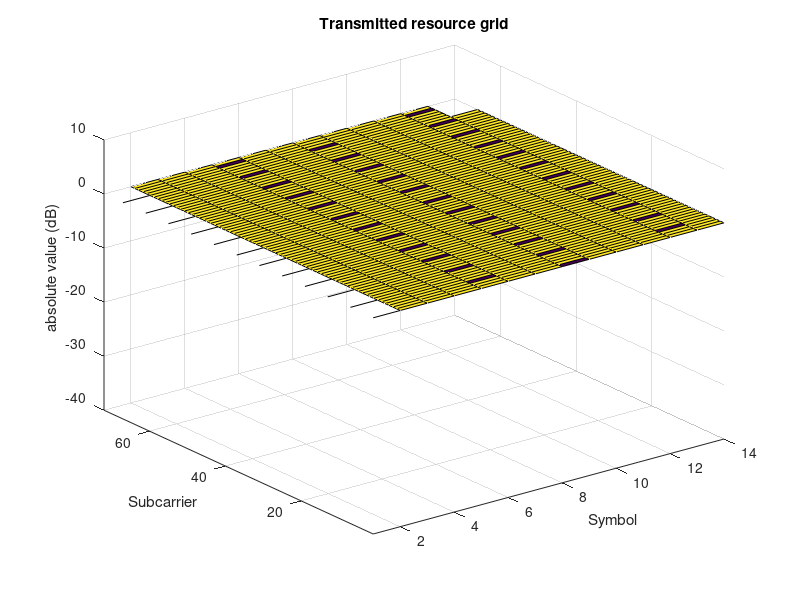
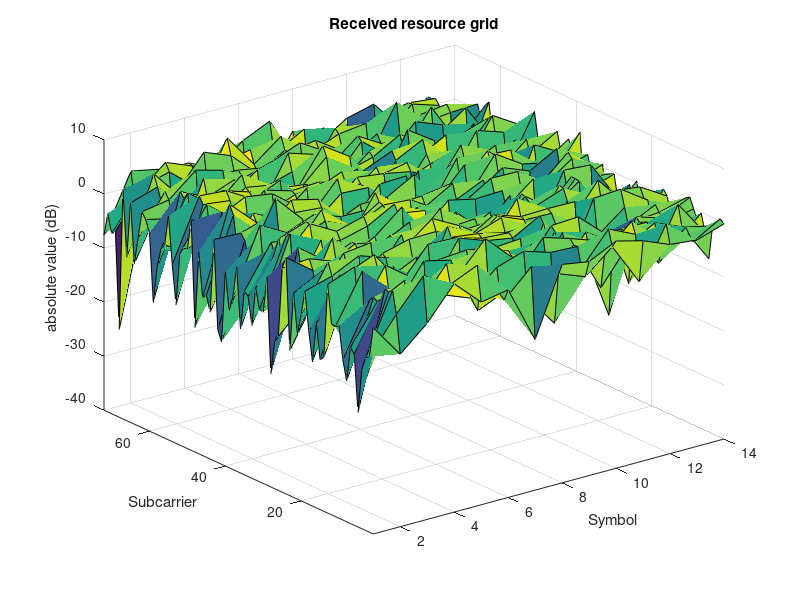
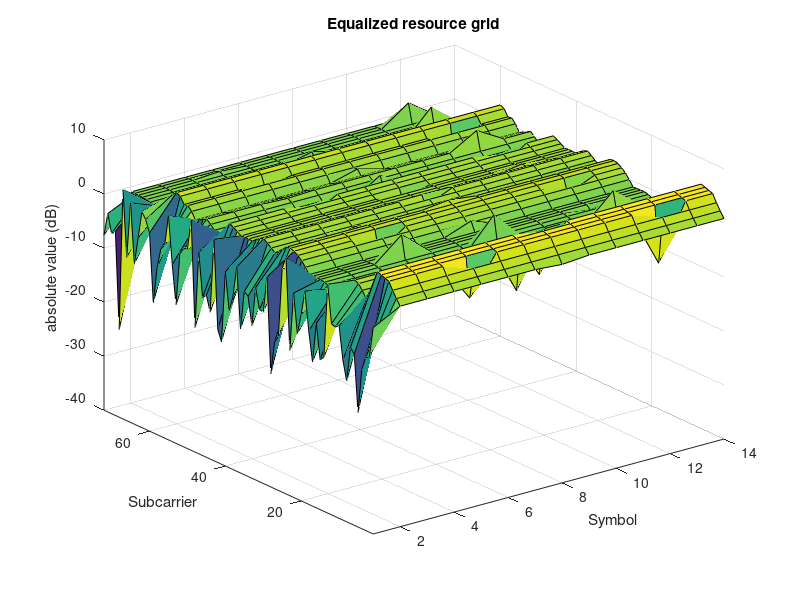

These charts were generated, in order, by the following MATLAB code:

clc; clear all;
load('eqalizetest.mat')
temp = rxGrid(:);
temp(idx_data_adjustRx) = Eq;
eqGrid = reshape(temp,72,14);

%edited from matlab built in function 'hDownlinkEstimationEqualizationResults.m' 
%plot txGrid
figure;
dims = size(txGrid);
surf(20*log10(abs(txGrid)));
title('Transmitted resource grid');
ylabel('Subcarrier');
xlabel('Symbol');
zlabel('absolute value (dB)');
axis([1 dims(2) 1 dims(1) -40 10]);

% Plot received grid error on logarithmic scale
figure;
dims = size(rxGrid);
surf(20*log10(abs(rxGrid)));
title('Received resource grid');
ylabel('Subcarrier');
xlabel('Symbol');
zlabel('absolute value (dB)');
axis([1 dims(2) 1 dims(1) -40 10]);

% Plot equalized grid error on logarithmic scale
figure
surf(20*log10(abs(eqGrid)));
title('Equalized resource grid');
ylabel('Subcarrier');
xlabel('Symbol');
zlabel('absolute value (dB)');
axis([1 dims(2) 1 dims(1) -40 10]);
